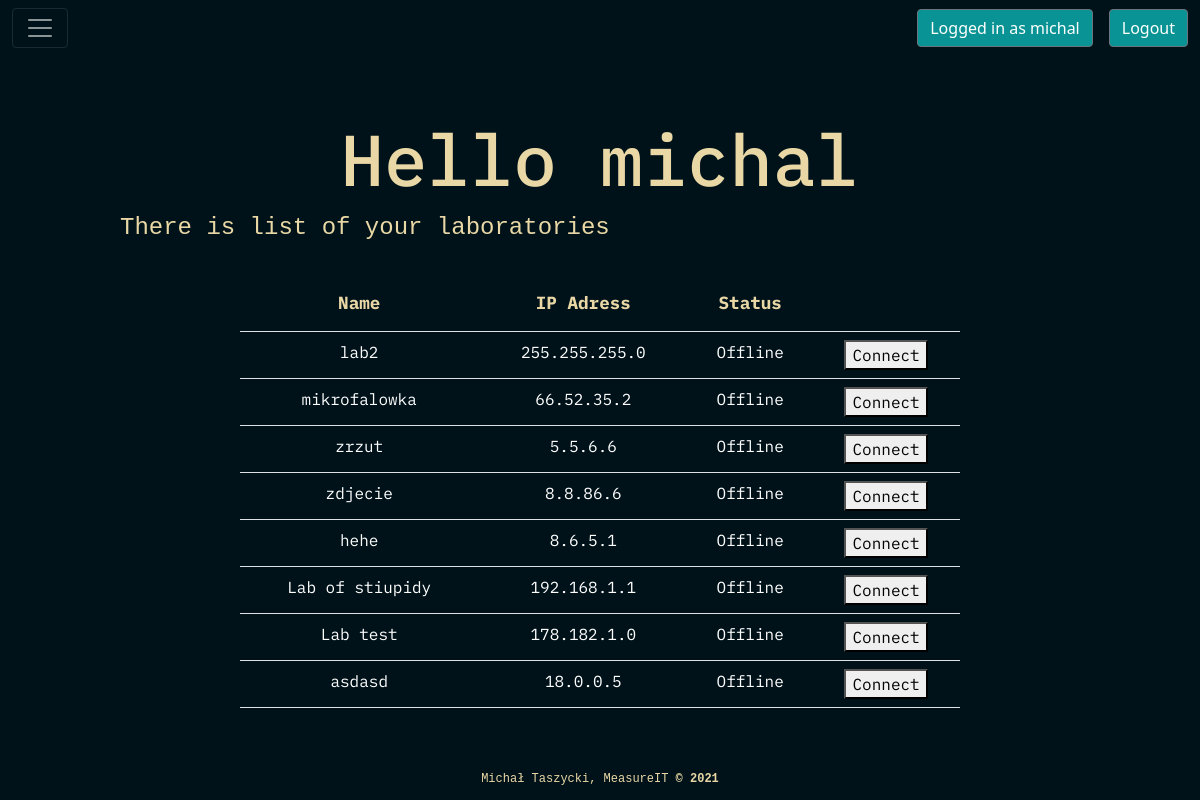
Page /loggedin/ (signed in) on the earlier database version.
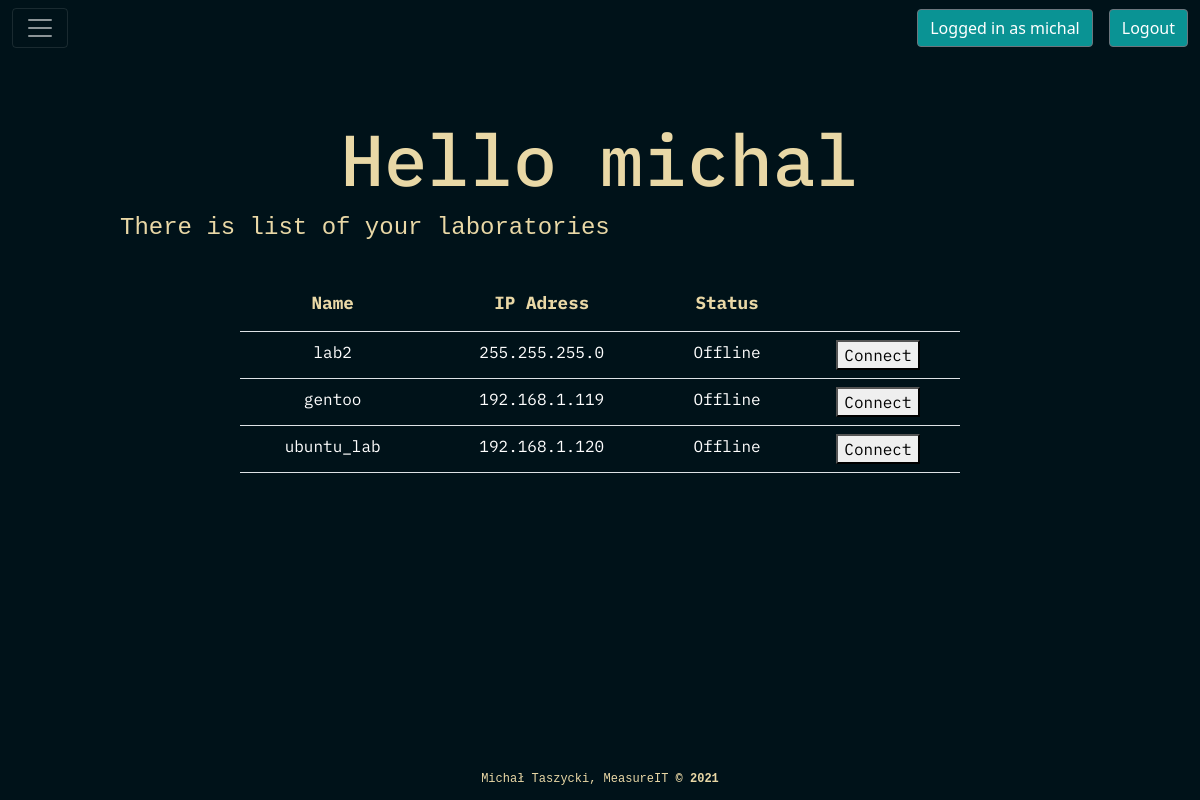
Same page on the later database version.
### measureITapp/models.py (models this page shows, shortened)
class AllLabs(models.Model):
    name = models.CharField(max_length=100)
    password = models.CharField(max_length=100)
    description = models.TextField(blank=True)
    created = models.DateTimeField(auto_now_add=True)
    ip_adress = models.CharField(max_length=16)
    id_number = models.CharField(max_length=8)
    owner = models.ForeignKey(User,on_delete=models.CASCADE)

### measureITapp/views.py (the view)
# urls.py: path('loggedin/', views.loggedin, name="loggedin"),
def loggedin(request):
    labs = AllLabs.objects.filter(owner = request.user)
    return render(request, 'measureit/loggedin.html', {'labs':labs})

### measureITapp/templates/measureit/loggedin.html (shortened to what this page needs)
{% extends 'measureit/base.html' %}
{% block content %}
{% load static %}
    <link rel="stylesheet" href="{% static 'assets/bootstrap/css/bootstrap.min.css' %}">
    <link rel="stylesheet" href="{% static 'assets/css/base_css.css' %}">
    <link rel="stylesheet" href="https://cdnjs.cloudflare.com/ajax/libs/animate.css/3.5.2/animate.min.css">
    <link rel="stylesheet" href="https://cdnjs.cloudflare.com/ajax/libs/aos/2.3.4/aos.css">
    <link rel="stylesheet" href="{% static 'assets/css/Login-Form-Dark.css' %}">
    <link rel="stylesheet" href="{% static 'assets/css/styles.css' %}">
    <link rel="stylesheet" type="text/css" href="{% static 'assets/css/custom.css' %}">
<div class="loggedin_cont">
{% if user.is_authenticated %}
<h6 data-aos="fade" data-aos-duration="900" data-aos-delay="900" data-aos-once="true"> Hello  {{ user.username}} </h6>
<p data-aos="fade" data-aos-duration="900" data-aos-delay="900" data-aos-once="true"> There is list of your laboratories </p>
<table class="table" data-aos="fade" data-aos-duration="900" data-aos-delay="900" data-aos-once="true">
    <tr>
        <th> Name </th>
        <th> IP Adress </th>
        <th> Status </th>
        <th></th>
    </tr>
{% for lab in labs %}
<tr>
    <td class = "lab_link"> {{lab.name}} </td>
    <td> {{lab.ip_adress}} </td>
    <td> Offline </td>
    <td> <button> Connect </button> </td>
</tr>
{% endfor %}
</table>
<br><br>
{% endif %}
</div>
{% endblock %}

### measureITapp/templates/measureit/base.html (shortened to what this page needs)
<!doctype html>
{% load static %}
<html lang="en">
<head>
<link rel="stylesheet" href="{% static 'assets/css/custom.css' %}">
    <link rel="stylesheet" href="{% static 'assets/css/Login-Form-Dark.css' %}">
    <link rel="stylesheet" href="{% static 'assets/css/styles.css' %}">
    <link rel="stylesheet" href="{% static 'assets/bootstrap/css/bootstrap.min.css' %}">
    <link rel="stylesheet" href="{% static 'assets/css/base_css.css' %}">
    <link rel="stylesheet" href="https://cdnjs.cloudflare.com/ajax/libs/animate.css/3.5.2/animate.min.css">
    <link rel="stylesheet" href="https://cdnjs.cloudflare.com/ajax/libs/aos/2.3.4/aos.css">
</head>
<body>
<div id="main">
<nav class="navbar navbar-dark ">
  <div class="container-fluid">
    <button class="navbar-toggler" type="button" data-bs-toggle="collapse" data-bs-target="#navbarToggleExternalContent" aria-controls="navbarToggleExternalContent" aria-expanded="false" aria-label="Toggle navigation">
      <span class="navbar-toggler-icon"> </span>
    </button>
    <ul class="nav">
    {% if user.is_authenticated %}
  <li class="nav-item">
    <button class=" loggedas btn btn-secondary aos-init aos-animate buttonlogout me-3">Logged in as {{ user.username }}</buton>
  </li>
  <li class="nav-item ">
   <form method="POST" action="{% url 'logoutuser' %}" class="d-flex">
    <button type="submit" class="btn btn-secondary aos-init aos-animate buttonlogout button-hov"> Logout </button>
    </form>
  </li>
    {% else %}
    <a class="btn btn-secondary aos-init aos-animate buttonlogout button-hov me-3" role="button" href="{% url 'signin'%}"> Sign in </a>
    <a class="btn btn-secondary aos-init aos-animate buttonlogout button-hov" role="button" href="{% url 'signup'%}"> Sign up </a>
  {% endif %}
</ul>
  </div>
</nav>
{% block content %}
{% endblock %}
<footer>
            <div>
                <p>Michał Taszycki, MeasureIT&nbsp;<strong>© 2021</strong><br></p>
            </div>
        </footer>
</div>
</body>
</html>

### measureITapp/static/assets/css/custom.css (style rules this page uses)
.buttonlogout { display: block; background: #0a9394!important; }
.button-hov { display: block; background: #0a9394!important; }
.loggedin_cont { margin-top: 5%; color: #e9d8a6!important; font-family: 'IBM Plex Mono', monospace; text-align: center; }
.loggedin_cont p { margin-bottom: 3%; }
.loggedin_cont table { width: 60%; margin: auto; color: white; }
.loggedin_cont th { font-size: 2.2vh; color: #e9d8a6!important; padding-bottom: 2%; }
.loggedin_cont h6 { font-size: 9vh; }
.loggedin_cont p { font-size: 3vh; }
p { position: relative; left: 10%; text-align: left; font-size: 1.25em; font-family: monospace; white-space: normal; overflow: hidden; width: 80%; }
span { color: #fff; font-weight: bold; }

### measureITapp/static/assets/css/base_css.css (style rules this page uses)
footer { font-family: 'IBM Plex Mono', monospace; color: #e9d8a6; clear: both; position: absolute; bottom: 0; width: 100%; margin-top: 5%; }
body { height: 100%; min-height: 100%; background: #001219; }
footer p { font-size: 12px; margin: 4% 0 1% 0; text-align: center; }
span { font-family: 'IBM Plex Mono', monospace; }

Differences in the rows shown:
removed AllLabs: name "mikrofalowka", ip_adress "66.52.35.2"
removed AllLabs: name "zrzut", ip_adress "5.5.6.6"
removed AllLabs: name "zdjecie", ip_adress "8.8.86.6"
removed AllLabs: name "hehe", ip_adress "8.6.5.1"
removed AllLabs: name "Lab of stiupidy", ip_adress "192.168.1.1"
removed AllLabs: name "Lab test", ip_adress "178.182.1.0"
removed AllLabs: name "asdasd", ip_adress "18.0.0.5"
added AllLabs: name "gentoo", ip_adress "192.168.1.119"
added AllLabs: name "ubuntu_lab", ip_adress "192.168.1.120"
